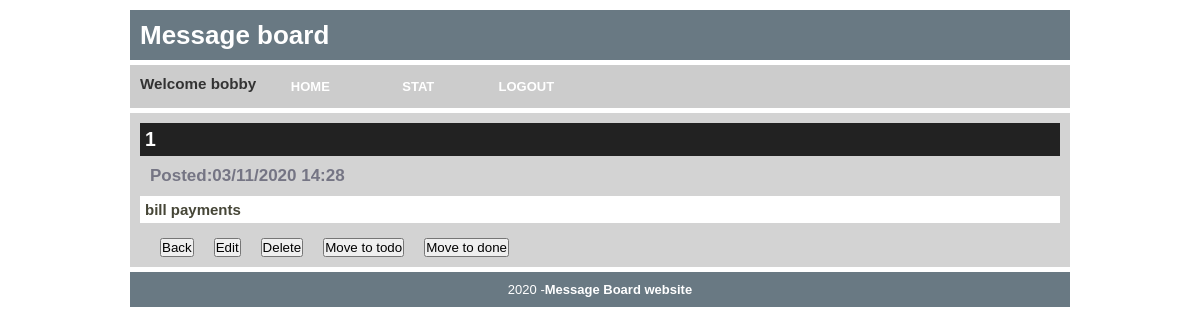
The page /item/4?table=inprogress (signed in) on the database its author committed.
### models.py (models this page shows)
class User(db.Model,UserMixin):
    __tablename__ ='users'
    id = db.Column(db.Integer,primary_key=True,autoincrement=True)
    username = db.Column(db.String(100))
    email = db.Column(db.String(100),unique=True)
    password = db.Column(db.String(100))

class Inprogress(db.Model):
    __tablename__ = 'inprogress'
    id = db.Column(db.Integer,primary_key=True,autoincrement=True)
    title = db.Column(db.String(100),nullable=False)
    desc = db.Column(db.Text,nullable=False)
    date = db.Column(db.String(100),nullable=False)
    category = db.Column(db.String(100),nullable=False)
    username = db.Column(db.String(100))

### main.py (the view)
@login_required
@main.route('/item/<id>')
def show_task(id):
    id=id
    table = request.args.get('table')
    row = Todo.query.filter_by(id=id).first()
    if table == 'inprogress':
        row = Inprogress.query.filter_by(id=id).first()
    elif table == 'done':
        row = Done.query.filter_by(id=id).first()
    return render_template('item.html', row=row, id=id, table=table, user=current_user.username)

### __init__.py (called while the page is built)
def create_app():
    app = Flask(__name__)
    app.config['SECRET_KEY']='secret-key'
    app.config['SQLALCHEMY_DATABASE_URI']='sqlite:///db.sqlite'
    db.init_app(app)
    from .models import Todo, Inprogress, Done, User
    with app.app_context():
        db.create_all()
    login_manager = LoginManager()
    login_manager.login_view = 'auth.login'
    login_manager.init_app(app)
    from .models import User
    @login_manager.user_loader
    def load_user(id):
        return User.query.get(int(id))
    from .main import main as main_blueprint
    app.register_blueprint(main_blueprint)
    from .auth import auth as auth_blueprint
    app.register_blueprint(auth_blueprint)
    return app

### templates/item.html (shortened to what this page needs)
{% extends 'base.html' %}
{% block head %}
{{ super() }}
{% endblock %}
{% block nav %}
<div id="navigation">
    <ul>
        <li><h3>Welcome {{user}} </h3></li>
        <li><a href="{{ url_for('main.home')}}">Home</a></li>
        <li><a href="{{ url_for('main.statistics')}}">Stat</a></li>
        <li><a href="{{ url_for('auth.logout')}}">Logout</a></li>
    </ul>
</div>
{% endblock %}
{% block content %}
<div class="task_title">
    <h2>{{row.title}}</h2>
</div>
<div class="task_date">Posted:{{row.date}}</div>
<div class="task_desc"><p>{{row.desc}}</p></div>
<br>
<button class="btrow" onclick="window.history.back()">Back</button>
<form action="{{url_for('main.edit_item',id=id,table=table)}}" method="post" class="btrow">
    <input type="submit" value="Edit">
</form>
<form action="{{url_for('main.remove_item',id=id,table=table)}}" method="post" class="btrow">
    <input type="submit" value="Delete">
</form>
{% if table=='inprogress'%}
<form action="{{url_for('main.move_item',id=id,table=table,moveto='todo')}}" method="post" class="btrow">
    <input type="submit" value="Move to todo">
</form>
<form action="{{url_for('main.move_item',id=id,table=table,moveto='done')}}" method="post" class="btrow">
    <input type="submit" value="Move to done">
</form>
{% endif %}
{% endblock %}

### static/mb_css.css (style rules this page uses)
* { padding:0;margin:0; }
body { font-family:Arial,Helvetica,sans-serif; font-size:13px; }
#navigation { float:left; width:920px; color:#333; padding:10px; margin:0px 0px 5px 0px; background:#cccccc; }
#navigation ul { list-style-type: none; margin:0; padding:0; overflow:hidden; }
#navigation li { display:inline; float:left; }
#navigation a { display:block; width:100px; font-weight:bold; color:#FFFFFF; background-color:#cccccc; text-align:center; padding:4px; text-decoration:none; text-transform:uppercase; }
a { color:#444444; }
.task_title { color:#FFFFFF; margin:0px; padding:0px; background-color:#222222; }
.task_date { color:#757584; font-size:17px; font-weight:bold; }
.task_desc { margin:0px; padding:5px; color:#464637; font-size:20px; font-weight:bold; }
ul { list-style-type:none; padding:0px; margin:0px; }
.task_title { padding:5px; }
.task_date { padding:10px; }
.task_desc { padding-right:10px; font-size:15px; background-color:white; }
.btrow { float:left; margin-left:20px; }

### rows shown on the page
User: username "bobby"
Inprogress: title "1", date "03/11/2020 14:28", desc "bill payments"
